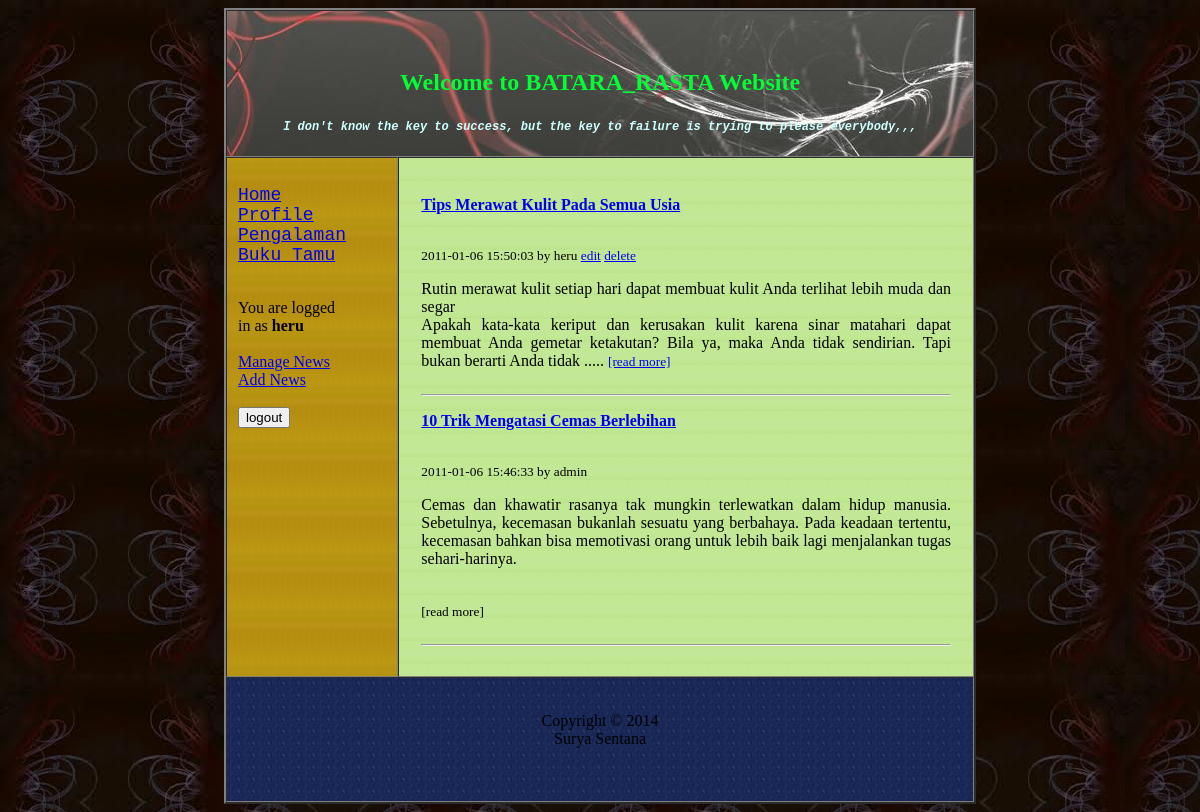
Page /index.php (signed in) on the committed database.
### tables this page shows
CREATE TABLE IF NOT EXISTS `news` (
  `id` int(3) NOT NULL AUTO_INCREMENT,
  `title` text NOT NULL,
  `body` text NOT NULL,
  `created` varchar(20) NOT NULL,
  `writer` varchar(20) NOT NULL,
  PRIMARY KEY (`id`)
);

### index.php (the view, shortened to what this page needs)
  <?php include("header.php"); ?>
</tr>
  <tr>
    <td width="171" height="332" valign="top" bordercolor="#000000" background="images/bg1.JPG">
	<?php include("nav.php"); ?>
<td width="581" valign="top" border="2" background="images/bg3.JPG" bgcolor="#FF0066">
<table align="center" cellpadding="20">
<tr><td>
<?php
$query=mysql_query("SELECT * FROM news ORDER BY id DESC LIMIT 3");
		function truncate($string, $limit, $break, $pad)
		{
		$string = substr($string, 0, $limit);
  		if(false !== ($breakpoint = strrpos($string, $break))) {
    		$string = substr($string, 0, $breakpoint);
  		}
		return $string . $pad;
		}
		while ($record=mysql_fetch_array($query)){
		echo "<table align=\"center\" cellpadding=\"20\">";
		    echo "<tr>";
			echo "<p><a href=\"viewnews.php?id=".$record['id']."\"><b id=\"title\">".$record['title']."</b></a>";
			echo "</td>";
			echo "<tr>";
			echo "<br /><small>".$record['created']." by ".$record['writer']."</small>";
			if (isset($_SESSION['username']) and ($_SESSION['username']==$record['writer'] or $_SESSION['username']=="admin")){
				echo "<small> <a href=\"editnews.php?id=".$record['id']."\">edit</a> <a href=\"deletenews.php?id=".$record['id']."\" onclick=\"return confirm('Delete ?')\">delete</a></small>";
			}
			echo "</tr>";
			echo "<tr>";
			echo truncate($record['body'],300," "," ..... <a href=\"viewnews.php?id=".$record['id']."\"><small> [read more] </small></a>")."</p>";
			echo "</tr>";
	    echo "</table>";
		echo "<hr />";
		}
?>
  </tr>  <?php include("footer.php"); ?>

### header.php (style rules this page uses)
body { background-image: url(images/bg.png); }

### rows in the picture
news: title "Tips Merawat Kulit Pada Semua Usia", created "2011-01-06 15:50:03", writer "heru", body+id "Rutin merawat kulit setiap hari dapat membuat kulit Anda terlihat lebih muda dan segar Apakah kata-kata keriput dan kerusakan kulit karena sinar matahari dapat membuat Anda gemetar ketakutan? Bila ya, maka Anda tidak sendirian. Tapi bukan berarti Anda tidak ..... [read more]"
news: title "10 Trik Mengatasi Cemas Berlebihan", created "2011-01-06 15:46:33", writer "admin", body+id "Cemas dan khawatir rasanya tak mungkin terlewatkan dalam hidup manusia. Sebetulnya, kecemasan bukanlah sesuatu yang berbahaya. Pada keadaan tertentu, kecemasan bahkan bisa memotivasi orang untuk lebih baik lagi menjalankan tugas sehari-harinya. [read more]"

### other values in the picture
$_SESSION['username'] "heru"
